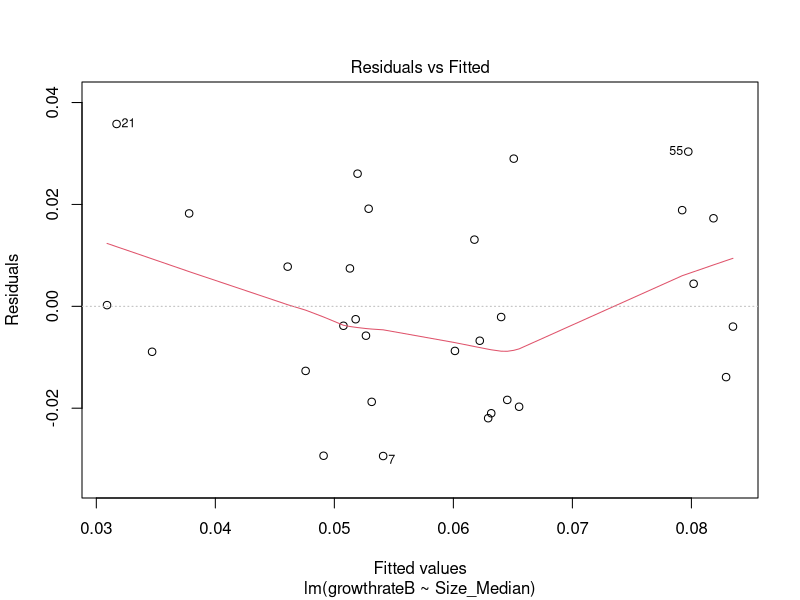
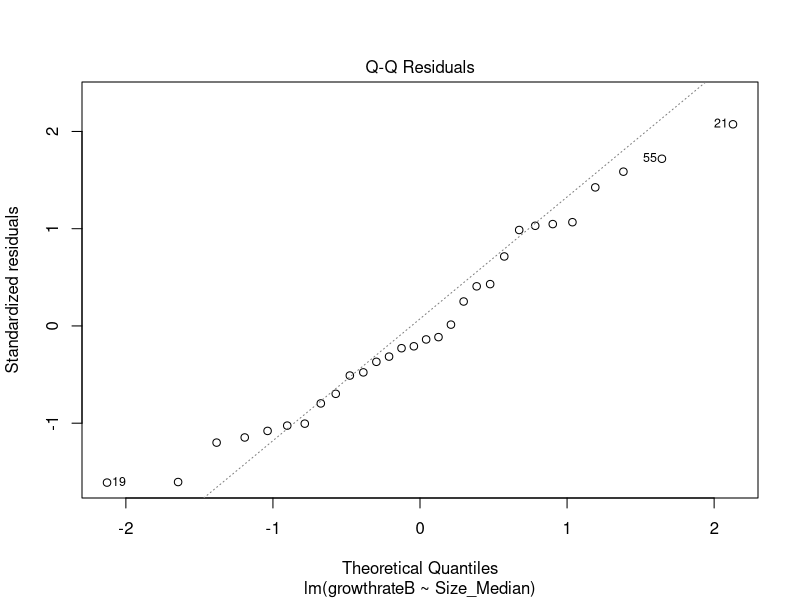
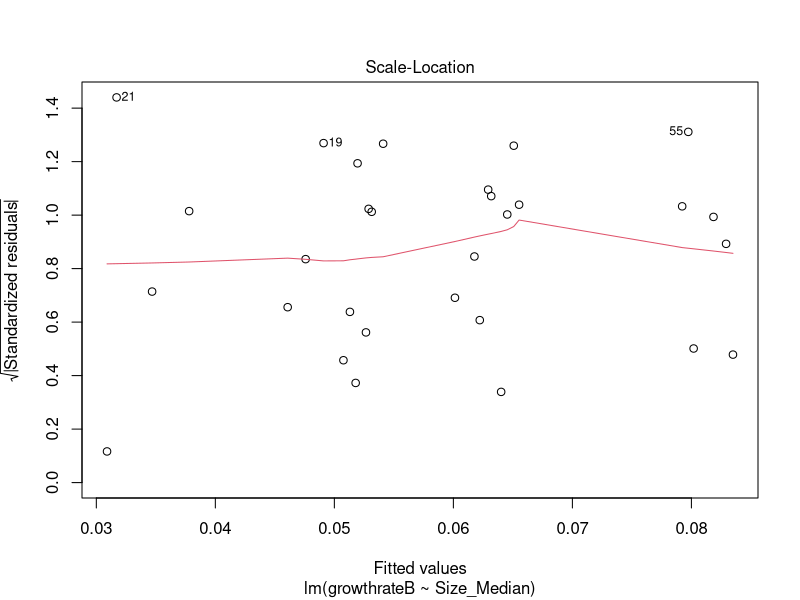
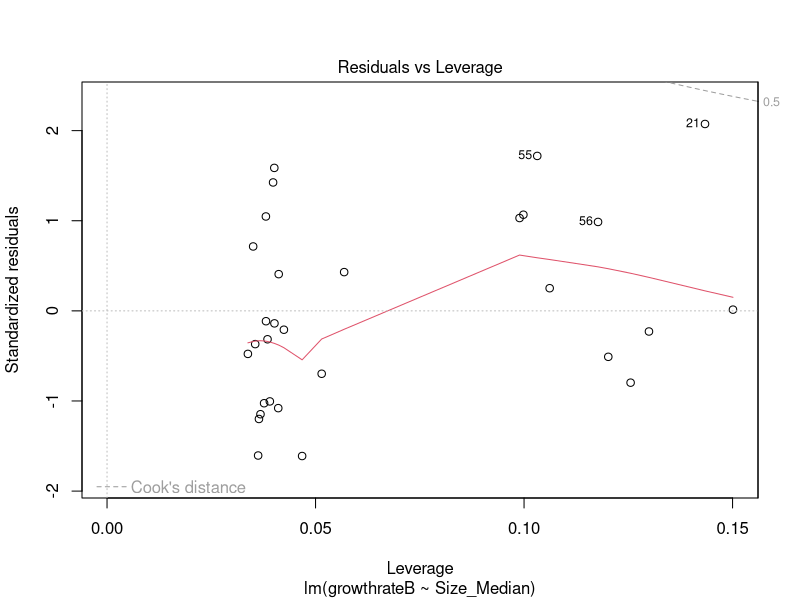
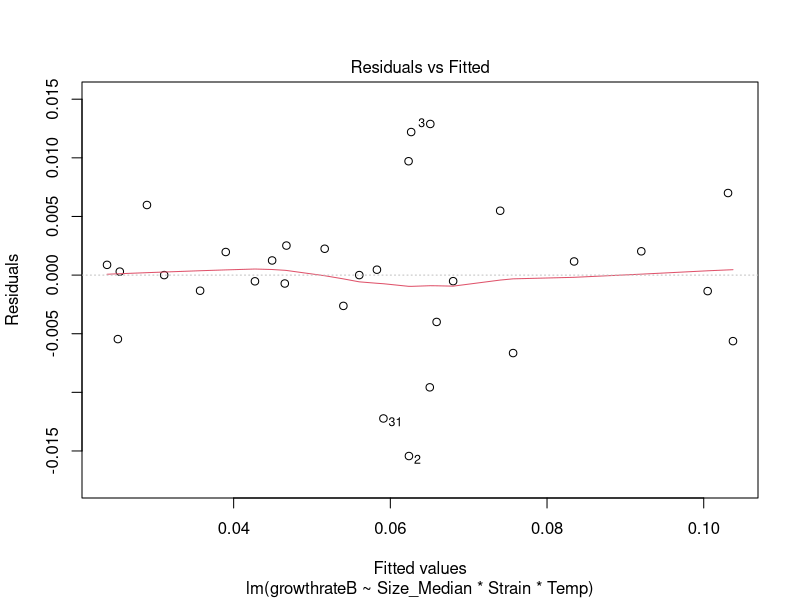
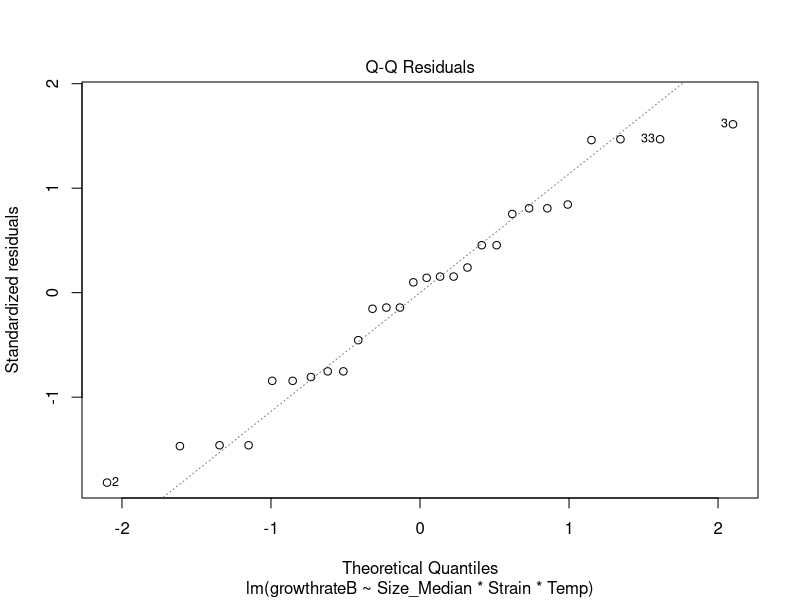
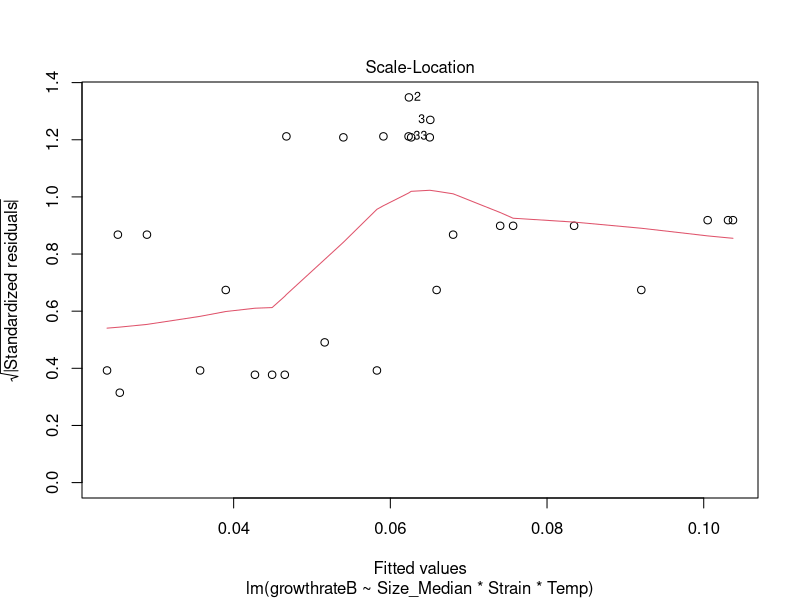
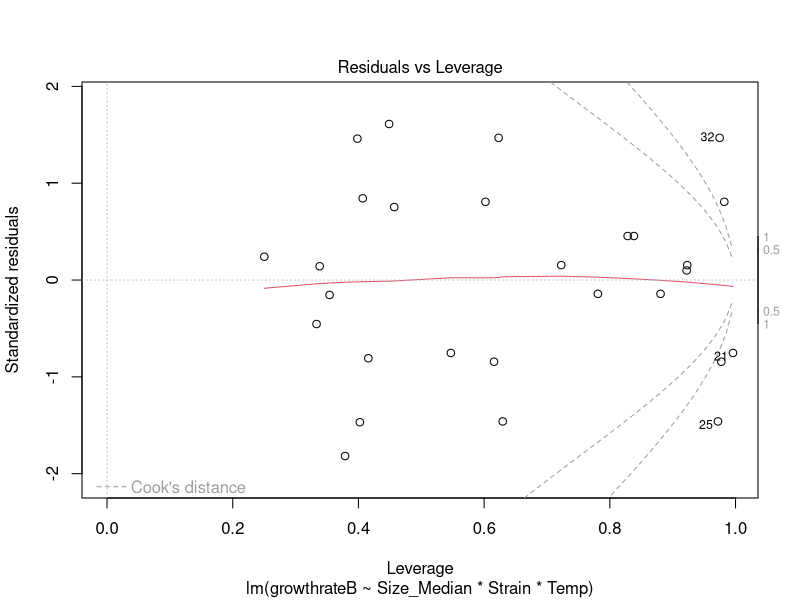

Write R code to recreate these figures, in order.
#### Lipid Growth rate Aalysis

####Step 1: To begin with we will load the packages necessary for data manipulation and analysis:

library(lme4)
library(ggplot2)
library(glmmTMB)
library(dplyr)
library(tidyverse)
library(lmerTest)

####Step 2: Next I will load in the the required dataset (here named "BDGM_Full", this contains all variables created in RScript FlowDataVariableCreation):
#note, I call this BDFull in this script for simplicity

BDFull <- read.csv("data/BDGM_Full.csv")

#this dataset contains all the necessary columns and data for the analysis in this R code file.

head(BDFull)

BDFull$Strain <- as.factor(BDFull$Strain)


##And I need to subset to only Dark treatment data
BDDark <- subset(BDFull, Light_treatment == "Dark")



#I already have lipid per size
#fold change (=prop retained)
#mean Bodipy in the light
#Bodipy scaled



####Step 3: Testing my Hypotheses H0 - H3



###### H0 - would be that only size perfectly explains variation in the growthrate data, 
#so let's do that:

GH0 <- lm(growthrateB ~ Size_Median, data = BDDark)
summary(GH0)
##size is significant but model explains relatively little variation (37%)
plot(GH0)
#though the residual plots are alright.

##Let me try the full interaction model

GH0a <- lm(growthrateB ~ Size_Median*Strain*Temp, data = BDDark)
summary(GH0a)
##This explains a whooping 79% of variation
#the model does not seem to be "broken" either
#Size, some strains, and temperature are significant
plot(GH0a)
#generally ok, but some points have higher levarage than ideal
AIC(GH0a)

anova(GH0a)


##
####### Calculating the Variation attributable to each component of the model

anova(GH0a)


## Prop. of total variation = Sum of squares for the variable/total sum of squares

GRLanova_table <- anova(GH0a)

GRLSS_total <- sum(GRLanova_table$'Sum Sq')

# now calculate the proportion for each component:

GRLanova_table$Proportion <- GRLanova_table$"Sum Sq"/ GRLSS_total

GRLanova_table




###### H1 - is that only initial lipid content explains all the variation in growthrate
#the variable I need to use hear is "mean_lightBD"

GH1 <- lm(growthrateB ~ mean_lightBD*Strain*Temp, data = BDDark)
summary(GH1)
#this model breaks (as the mortality one)

GH1a <- lm(growthrateB ~ mean_lightBD*Strain + Temp, data = BDDark)
summary(GH1a)
#this one breaks as well

GH1b <- lm(growthrateB ~ mean_lightBD*Temp + Strain, data = BDDark)
summary(GH1b)
#This one doesn't break butthe R2 is low
#Nothing is significant here
plot(GH1b)
AIC(GH1)

##It would seem initial lipid content is not the best explanatory variable
#i.e. it is not important in determining growth rate





##### H2 - final lipid content best describes variation in growthrate in the dark
#The variable I want to use here is just Median Bodipy,as I am using the Dark dataset, 
#this is simply the final bodipy value


GH2 <- lm(growthrateB ~ Bodipy_Median*Strain*Temp, data = BDDark)
summary(GH2)
#no interactions significant, nothing significant in fact
plot(GH2)
#residual leverage isnt good either
#let me try remove the 3-way interaction
AIC(GH2)


GH2a <- lm(growthrateB ~ Bodipy_Median + Strain*Temp, data = BDDark)
summary(GH2a)
#here one strain716:temperature interaction is significant and the intercept is,
#but r2 is lower than the H0
AIC(GH2a)

GH2b <- lm(growthrateB ~ Bodipy_Median*Strain + Temp, data = BDDark)
summary(GH2b)
#nope
plot(GH2b)
#even though the residual plots look decent
AIC(GH2b)


GH2c <- lm(growthrateB ~ Bodipy_Median*Temp + Strain, data = BDDark)
summary(GH2c)
#same as before, low R2 compared to H0
plot(GH2c)
#I've had better residual plots too
AIC(GH2c)






###### H3 - change in lipid content (or proxy of this) is the best lipid explanatory variable
#for growth rate
#The variable to approximate change in lipid content is called "fold_change" and is calculated
#as the proportion of lipid retained between the average of the light cultures and each 
#individual dark culture (grouped by Strain and treatment)

GH3 <- lm(growthrateB ~ fold_change*Strain*Temp, data = BDDark)
summary(GH3)
#r2 is better, near 60%, but still lower than H0, nothing significant
AIC(GH3)


GH3a <- lm(growthrateB ~ fold_change*Strain + Temp, data = BDDark)
summary(GH3a)
#r2 at 58% several strains and fold:change interactions significant
plot(GH3a)
#residual plots are ok


GH3b <- lm(growthrateB ~ fold_change + Strain*Temp, data = BDDark)
summary(GH3b)
#this is not the one


GH3c <- lm(growthrateB ~ fold_change*Temp + Strain, data = BDDark)
summary(GH3c)
plot(GH3c)
#residuals are ok, but not this one either.





##### H4 <- Finally, I will investigate my lipid_per_size variable.
#Here I want to see if I take size into account if the model with lipids is better


GH4 <- lm(growthrateB ~ lipid_per_size*Strain*Temp, data = BDDark)
summary(GH4)
#whop that's terrible
plot(GH4)
#yeah really bad


GH4a <- lm(growthrateB ~ lipid_per_size*Temp + Strain, data = BDDark)
summary(GH4a)
#this one is not too bad
plot(GH4a)
#residual plots are decent too



####### GH5 : Let me just try add size into the H3 to see if it breaks or not

GH5 <- lm(growthrateB ~ fold_change*Strain*Temp*Size_Median, data = BDDark)
summary(GH5)
#yeah... that breaks


GH5a <- lm(growthrateB ~ fold_change*Strain*Temp + Size_Median, data = BDDark)
summary(GH5a)


GH5b <- lm(growthrateB ~ fold_change*Temp*Size_Median + Strain, data = BDDark)
summary(GH5b)
#a lot of significance here, including the 3-way interaction, but I am cautious of this model
plot(GH5b)
#well residual plots look ok
anova(GH5b)
#temp:size might not be important 
AIC(GH5b)

GH5c <- lm(growthrateB ~ fold_change*Size_Median + Strain + Temp, data = BDDark)
summary(GH5c)


#### Based on this I am inclined to go with GH0a <- lm(growthrateB ~ Size_Median*Strain*Temp, data = BDDark), as it has a pretty high
#R2 = 79%, which is at least 10% higher than any other model here.



####Step 4: Creating a graph to represent my data and model

## Now the plot I want to make for this is actually one of growth rate against size, grouping the data by strain and adding trend-lines based on size


library(ggplot2)

colorblind_palette <- c("#E69F00", "#56B4E9", "#009E73", "#F0E442", "#0072B2", "#D55E00", "#CC79A7")


ggplot(BDDark, aes(x = Size_Median, 
                   y = growthrateB, 
                   color = Strain)) +
  geom_point(alpha = 0.8, size = 2, stroke = 1) + 
  
  # Trend-lines grouped by temperature
  geom_smooth(aes(group = Temp, linetype = as.factor(Temp)),
              method = "lm", se = FALSE, color = "darkgrey") +
  
  labs(x = "Cell Size (fluorescence units)",
       y = "Growth Rate",
       color = "Strain",
       linetype = "Temperature (°C)") +
  scale_color_manual(values = colorblind_palette) +
  theme_minimal(base_size = 13)
